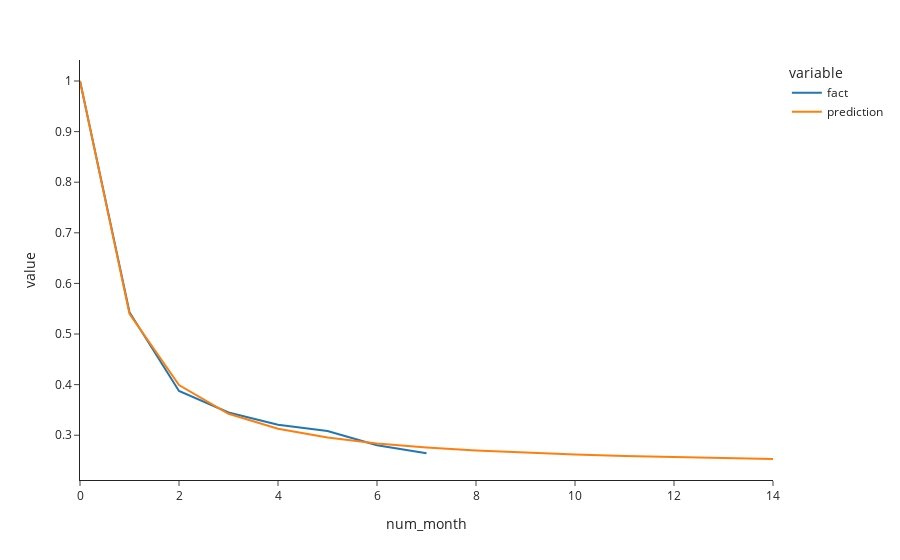

Write notebook code for a chart like this one.
### Code cell
px.line(ext_fact_df.set_index('num_month'))

### Figure 1 — Plotly figure (JSON) as saved in the notebook; plotly's stock layout.template omitted (floating-point values rounded to 4 significant figures)
{"data": [{"hovertemplate": "variable=fact<br>num_month=%{x}<br>value=%{y}<extra></extra>", "legendgroup": "fact", "line": {"color": "#1F77B4", "dash": "solid"}, "marker": {"symbol": "circle"}, "mode": "lines", "name": "fact", "orientation": "v", "showlegend": true, "type": "scatter", "x": [0, 1, 2, 3, 4, 5, 6, 7, 8, 9, 10, 11, 12, 13, 14], "xaxis": "x", "y": [1, 0.5432, 0.3874, 0.345, 0.3208, 0.3085, 0.2804, 0.2643, null, null, null, null, null, null, null], "yaxis": "y"}, {"hovertemplate": "variable=prediction<br>num_month=%{x}<br>value=%{y}<extra></extra>", "legendgroup": "prediction", "line": {"color": "#FF7F0E", "dash": "solid"}, "marker": {"symbol": "circle"}, "mode": "lines", "name": "prediction", "orientation": "v", "showlegend": true, "type": "scatter", "x": [0, 1, 2, 3, 4, 5, 6, 7, 8, 9, 10, 11, 12, 13, 14], "xaxis": "x", "y": [1, 0.5399, 0.3993, 0.3424, 0.313, 0.2954, 0.2838, 0.2758, 0.2698, 0.2653, 0.2618, 0.2589, 0.2566, 0.2547, 0.2531], "yaxis": "y"}], "layout": {"legend": {"title": {"text": "variable"}, "tracegroupgap": 0}, "margin": {"t": 60}, "xaxis": {"anchor": "y", "domain": [0, 1], "title": {"text": "num_month"}}, "yaxis": {"anchor": "x", "domain": [0, 1], "title": {"text": "value"}}}}
